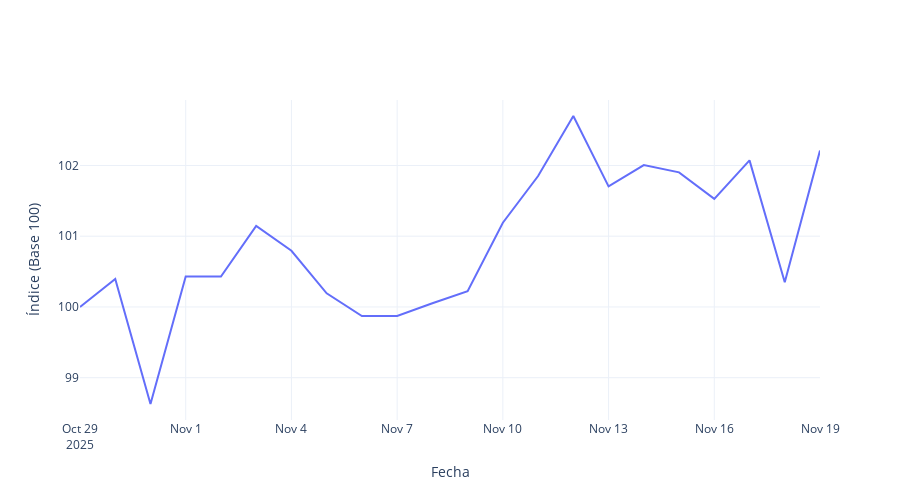

Source (notebook cell):
### Code cell
dir_input = Path("data/base100/")
df_educacion = dir_input / "base_educacion.xlsx"

df_educacion = pd.read_excel(df_educacion)

# Asegurarse de que 'VALOR' esté en formato numérico
df_educacion["VALOR"] = pd.to_numeric(df_educacion["VALOR"], errors="coerce")

# Pesos para la división Educación
pesos_educacion = [
    0.691,
    1.553,
    1.259
]

# Normalización
w_educacion = 8.058  # Peso total de la división

suma_original = sum(pesos_educacion)
factor = w_educacion / suma_original
pesos_norm_educacion = [p * factor for p in pesos_educacion]

# Crear dataframe de pesos
categorias_educacion = df_educacion["CATEGORIA"].unique().tolist()
df_pesos_educacion = pd.DataFrame({
    "CATEGORIA": categorias_educacion,
    "PESO": pesos_educacion,
    "PESO_NORMALIZADO": pesos_norm_educacion
})

# Convertir los pesos normalizados a una matriz NumPy
w_educacion = np.array(pesos_norm_educacion)

# Función de ponderación geométrica
def geom_pond(x, w):
    x = np.array(x)
    return np.exp(np.sum(w * np.log(x)) / np.sum(w))

# Crear el diccionario de IPC por fecha
ipc_educacion = {}
for fecha in df_educacion["FECHA"].unique(): 
    valores = df_educacion[df_educacion["FECHA"] == fecha]["VALOR"].values
    ipc_educacion[fecha] = geom_pond(valores, w_educacion)

# Convertir a una serie final ordenada por fecha
ipc_educacion = pd.Series(ipc_educacion)
ipc_educacion.index = pd.to_datetime(ipc_educacion.index)
ipc_educacion = ipc_educacion.sort_index()

# Concatenar IPC con el dataframe original
df_ipc_educacion = ipc_educacion.reset_index()
df_ipc_educacion.columns = ["FECHA", "VALOR"]
df_ipc_educacion["CATEGORIA"] = "Índice Educación"

# Concatenar datos originales con el IPC
df_educacion = pd.concat([df_educacion, df_ipc_educacion], ignore_index=True)

# Crear el gráfico de IPC de Educación
fig = go.Figure()
fig.add_trace(go.Scatter(
    x=ipc_educacion.index,
    y=ipc_educacion.values,
    mode="lines",
    name="Índice (Base 100)",
    line=dict(width=2)
))

fig.update_layout(
    title=None,
    xaxis_title="Fecha",
    yaxis_title="Índice (Base 100)",
    template="plotly_white",
    hovermode="x unified",
    width=900,
    height=500
)

fig.show()
fig.write_image("results/indice_educacion.pdf")

### Figure 1 — Plotly figure (JSON) as saved in the notebook; plotly's stock layout.template omitted (floating-point values rounded to 4 significant figures)
{"data": [{"line": {"width": 2}, "mode": "lines", "name": "Índice (Base 100)", "type": "scatter", "x": ["2025-10-29T00:00:00", "2025-10-30T00:00:00", "2025-10-31T00:00:00", "2025-11-01T00:00:00", "2025-11-02T00:00:00", "2025-11-03T00:00:00", "2025-11-04T00:00:00", "2025-11-05T00:00:00", "2025-11-06T00:00:00", "2025-11-07T00:00:00", "2025-11-08T00:00:00", "2025-11-09T00:00:00", "2025-11-10T00:00:00", "2025-11-11T00:00:00", "2025-11-12T00:00:00", "2025-11-13T00:00:00", "2025-11-14T00:00:00", "2025-11-15T00:00:00", "2025-11-16T00:00:00", "2025-11-17T00:00:00", "2025-11-18T00:00:00", "2025-11-19T00:00:00"], "y": [100.0, 100.4, 98.63, 100.4, 100.4, 101.1, 100.8, 100.2, 99.87, 99.87, 100.1, 100.2, 101.2, 101.9, 102.7, 101.7, 102.0, 101.9, 101.5, 102.1, 100.3, 102.2]}], "layout": {"height": 500, "hovermode": "x unified", "title": {}, "width": 900, "xaxis": {"title": {"text": "Fecha"}}, "yaxis": {"title": {"text": "Índice (Base 100)"}}}}
